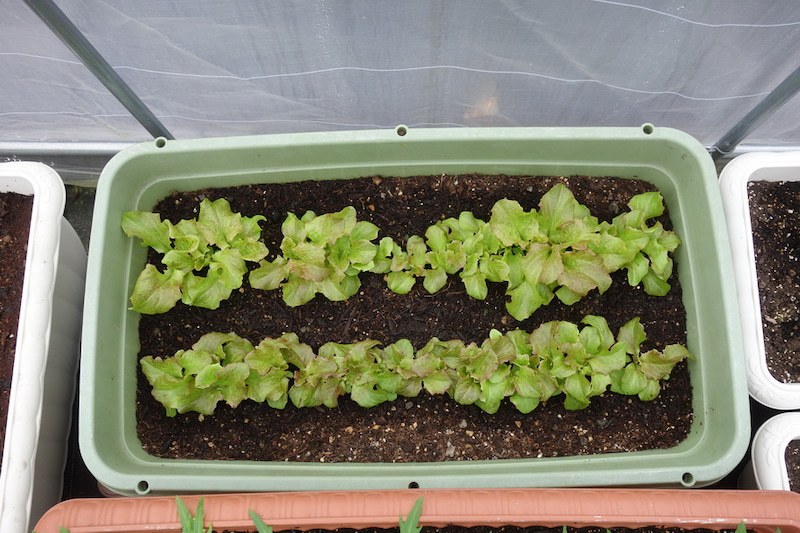
#> input picture sotsuken/test01.jpg, 800 x 533 px, found by its file name
$ python test08.py
#> lines starting #> are read from the running program, lines starting #| are printed output that depends on the picture; after the words box and inside, x2 and y2 are one past the last pixel; in counts of white or black regions, pixels touching at a corner belong together
#> further down, img is the input picture: shape (533, 800, 3); mean B, G, R 112.8, 133.7, 133.9
#マスキング処理

#-*- coding:utf-8 -*-
import cv2
import numpy as np
#from matplotlib import pyplot as plt


#赤色の検出
def detect_red_color(img):
    #HSV色空間に変換
    hsv = cv2.cvtColor(img, cv2.COLOR_BGR2HSV)
#> hsv: shape (533, 800, 3); mean H, S, V 53.3, 72.1, 143.4

    #赤色の領域
    #HSVの範囲を指定
    hsv_min = np.array([0,64,0])        #hsvの下限
    hsv_max = np.array([30,255,255])    #hsvの上限
    mask1 = cv2.inRange(hsv, hsv_min, hsv_max)
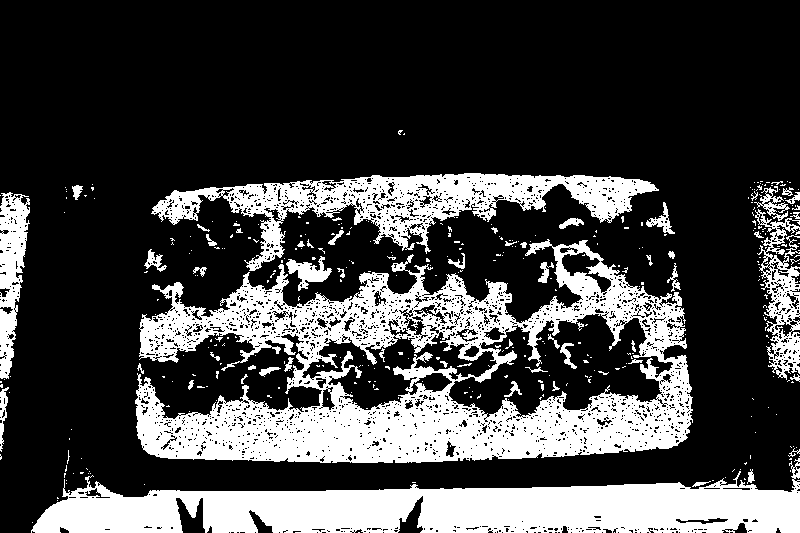
#> mask1: shape (533, 800); 26.6% white; 374 white regions (317 under 20 px), largest, box (x1, y1, x2, y2) and area: (135, 239, 693, 463) 54975, (31, 458, 800, 533) 31328, (151, 173, 659, 271) 15187

    #赤色はHの値が分かれている
    hsv_min = np.array([150,64,0])
    hsv_max = np.array([179,255,255])
    mask2 = cv2.inRange(hsv, hsv_min, hsv_max)
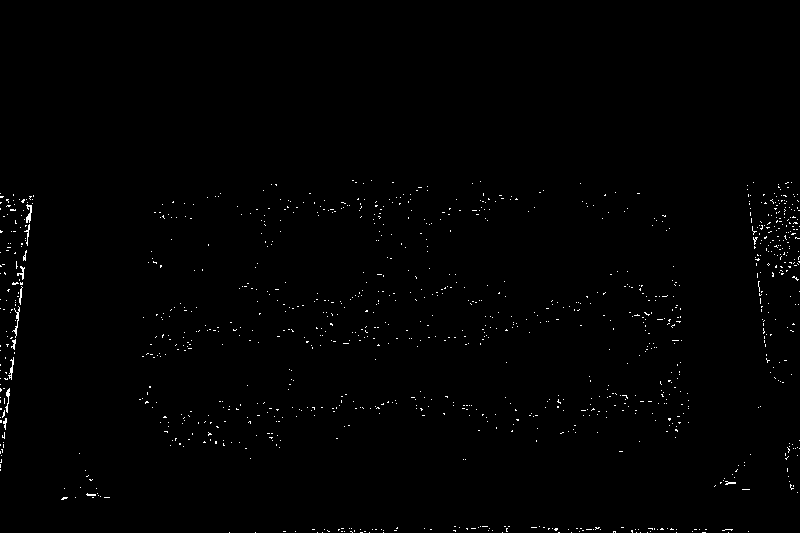
#> mask2: shape (533, 800); 0.66% white in thin lines or dots, all inside (x1, y1, x2, y2) = (0, 180, 800, 533)

    #赤色領域のマスク(255:赤　0:赤以外)
    mask = mask1 + mask2
#> mask: shape (533, 800); 27.3% white; 378 white regions (325 under 20 px), largest, box (x1, y1, x2, y2) and area: (135, 239, 693, 463) 56046, (31, 458, 800, 533) 31646, (151, 173, 659, 271) 15430

    #マスキング処理
    masked_img = cv2.bitwise_and(img, img, mask = mask)
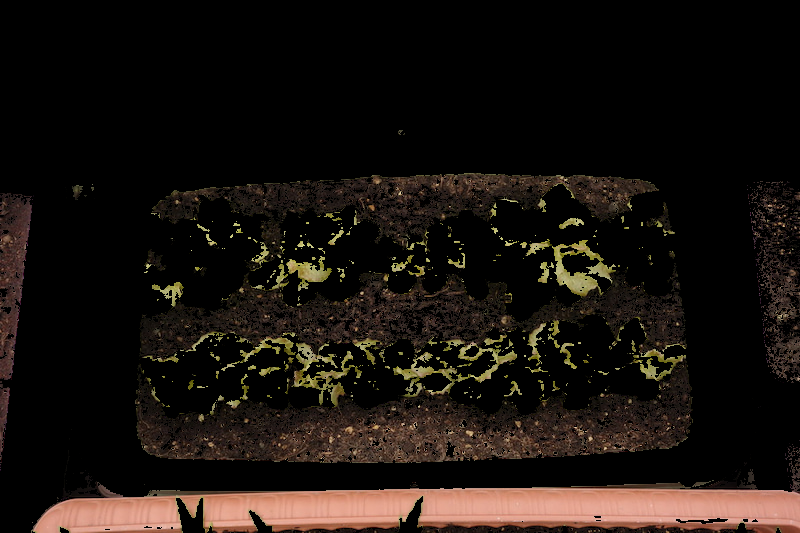
#> masked_img: shape (533, 800, 3); mean B, G, R 15.1, 19.7, 26.3

    return mask, masked_img

def detect_green_color(img):
    #HSV色空間に変換
    hsv = cv2.cvtColor(img, cv2.COLOR_BGR2HSV)

    #緑色の領域
    #HSVの範囲を指定
    hsv_min = np.array([30,64,0])        #hsvの下限
    hsv_max = np.array([90,255,255])    #hsvの上限
    mask = cv2.inRange(hsv, hsv_min, hsv_max)
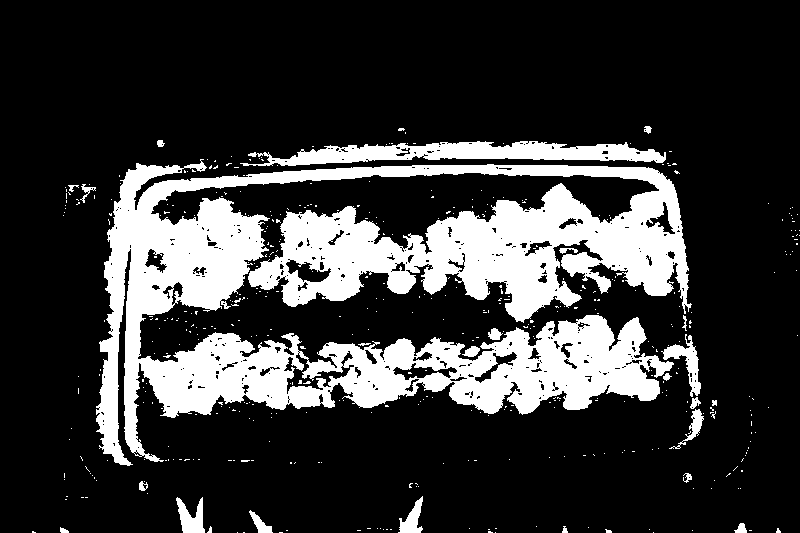
#> mask: shape (533, 800); 21.9% white; 467 white regions (442 under 20 px), largest, box (x1, y1, x2, y2) and area: (96, 159, 692, 466) 83152, (240, 141, 666, 166) 5646, (661, 334, 701, 397) 783

    #マスキング処理
    masked_img = cv2.bitwise_and(img, img, mask = mask)
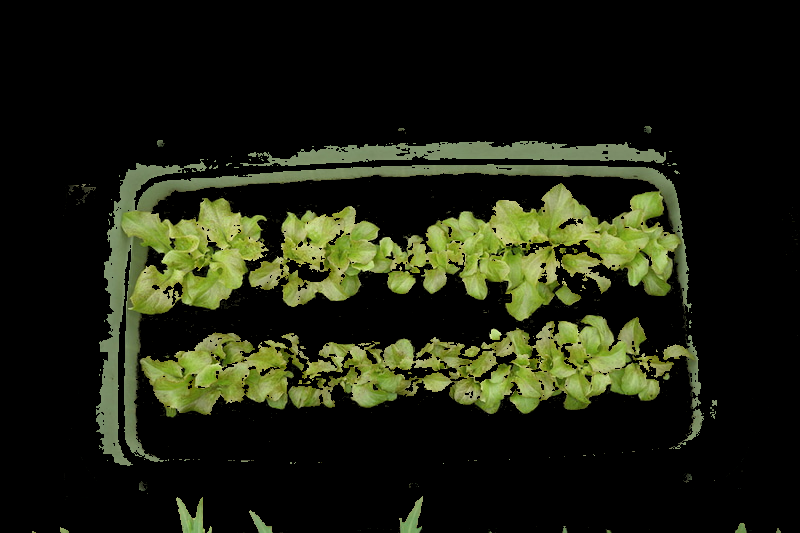
#> masked_img: shape (533, 800, 3); mean B, G, R 16.2, 32.3, 28.7

    return mask, masked_img

def detect_blue_color(img):
    #HSV色空間に変換
    hsv = cv2.cvtColor(img, cv2.COLOR_BGR2HSV)

    #緑色の領域
    #HSVの範囲を指定
    hsv_min = np.array([50/360*179,64,0])        #hsvの下限
    hsv_max = np.array([150/360*179,255,255])    #hsvの上限
    mask = cv2.inRange(hsv, hsv_min, hsv_max)
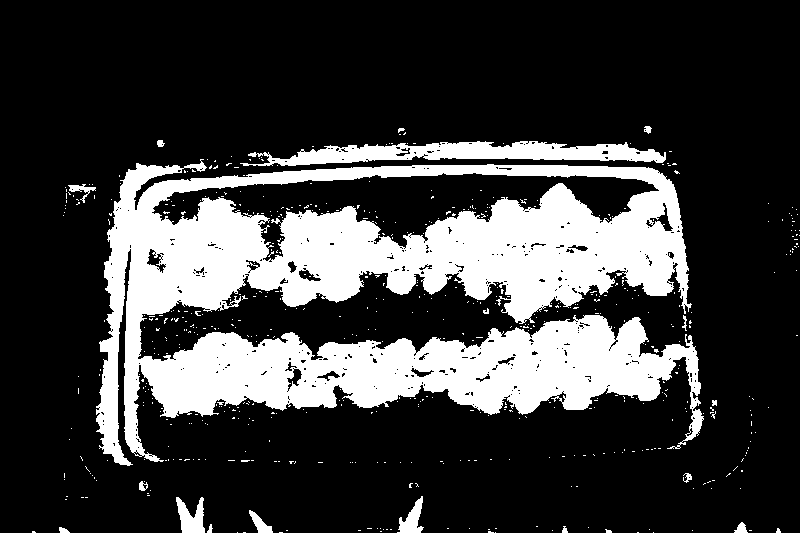
#> mask: shape (533, 800); 24% white; 580 white regions (562 under 20 px), largest, box (x1, y1, x2, y2) and area: (96, 159, 704, 466) 93330, (240, 141, 666, 166) 5646, (176, 497, 205, 533) 649

    #マスキング処理
    masked_img = cv2.bitwise_and(img, img, mask = mask)
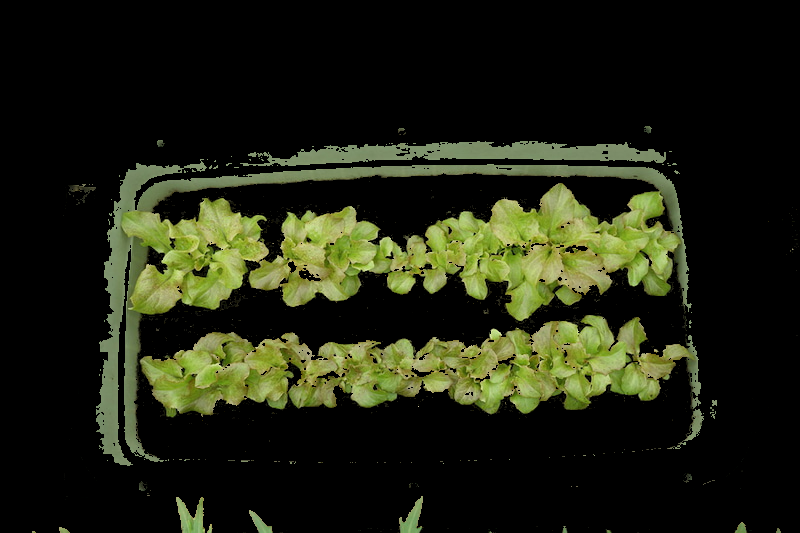
#> masked_img: shape (533, 800, 3); mean B, G, R 17.5, 34.8, 31.4

    return mask, masked_img

img = cv2.imread("C:\\Users\\deros\\Documents\\sotsuken\\test01.jpg")

#色検出
red_mask, red_masked_img = detect_red_color(img)
green_mask, green_masked_img = detect_green_color(img)
blue_mask, blue_masked_img = detect_blue_color(img)


#結果を出力
cv2.imwrite("C:\\Users\\deros\\Documents\\sotsuken\\red_mask.jpg", red_mask)
cv2.imwrite("C:\\Users\\deros\\Documents\\sotsuken\\red_masked_img.jpg", red_masked_img)
cv2.imwrite("C:\\Users\\deros\\Documents\\sotsuken\\green_mask.png", green_mask)
cv2.imwrite("C:\\Users\\deros\\Documents\\sotsuken\\green_masked_img.png", green_masked_img)
cv2.imwrite("C:\\Users\\deros\\Documents\\sotsuken\\blue_mask.png", blue_mask)
cv2.imwrite("C:\\Users\\deros\\Documents\\sotsuken\\blue_masked_img.png", blue_masked_img)
